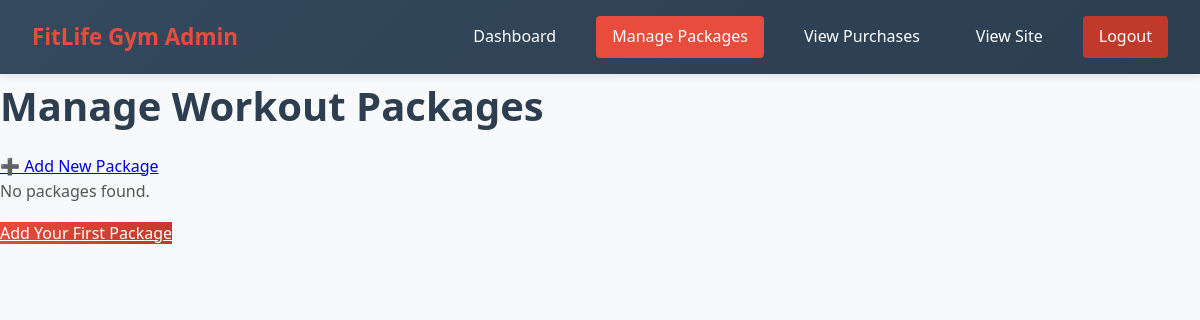
/admin/manage-packages.php (signed in), run on an earlier commit of the app's database.
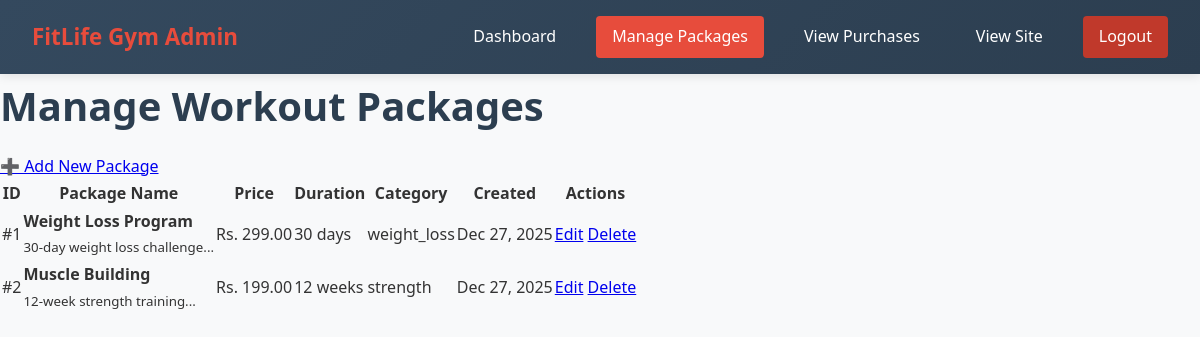
And on a later commit of the database.
### tables this page shows
CREATE TABLE `packages` (
  `id` int(11) NOT NULL,
  `name` varchar(255) NOT NULL,
  `description` text DEFAULT NULL,
  `price` decimal(10,2) NOT NULL,
  `duration` varchar(100) DEFAULT NULL,
  `category` varchar(50) DEFAULT NULL,
  `created_by` int(11) NOT NULL,
  `created_at` timestamp NOT NULL DEFAULT current_timestamp()
);

### admin/manage-packages.php (the view, shortened to what this page needs)
<?php
require_once '../includes/database.php';
$stmt = $pdo->query("SELECT * FROM packages ORDER BY created_at DESC");
$packages = $stmt->fetchAll();
?>
<!DOCTYPE html>
<html>
<head>
    <link rel="stylesheet" href="../css/style.css">
</head>
<body>
    <?php include 'admin-nav.php'; ?>
    <div class="manage-container">
        <div class="page-header">
            <h1>Manage Workout Packages</h1>
            <a href="add-package.php" class="btn-add">➕ Add New Package</a>
        </div>
        <div class="packages-table">
            <?php if (empty($packages)): ?>
                <div class="empty-state">
                    <p>No packages found.</p>
                    <a href="add-package.php" class="btn-primary">Add Your First Package</a>
                </div>
            <?php else: ?>
                <table>
                    <thead>
                        <tr>
                            <th>ID</th>
                            <th>Package Name</th>
                            <th>Price</th>
                            <th>Duration</th>
                            <th>Category</th>
                            <th>Created</th>
                            <th>Actions</th>
                        </tr>
                    </thead>
                    <tbody>
                        <?php foreach ($packages as $package): ?>
                            <tr>
                                <td>#<?php echo $package['id']; ?></td>
                                <td>
                                    <strong><?php echo htmlspecialchars($package['name']); ?></strong><br>
                                    <small><?php echo substr(htmlspecialchars($package['description']), 0, 50); ?>...</small>
                                </td>
                                <td>Rs. <?php echo number_format($package['price'], 2); ?></td>
                                <td><?php echo htmlspecialchars($package['duration']); ?></td>
                                <td>
                                    <span class="category-badge"><?php echo htmlspecialchars($package['category']); ?></span>
                                </td>
                                <td><?php echo date('M d, Y', strtotime($package['created_at'])); ?></td>
                                <td class="action-buttons">
                                    <a href="edit-package.php?id=<?php echo $package['id']; ?>" class="btn-edit">Edit</a>
                                    <a href="?delete=<?php echo $package['id']; ?>"
                                       class="btn-delete"
                                       onclick="return confirm('Are you sure you want to delete this package?')">Delete</a>
                                </td>
                            </tr>
                        <?php endforeach; ?>
                    </tbody>
                </table>
            <?php endif; ?>
        </div>
    </div>
</body>
</html>

What changed in the data, as far as the page shows it:
added packages: id "1", name "Weight Loss Program", description "30-day weight loss challenge", price "299.00", duration "30 days", category "weight_loss", created_at "Dec 27, 2025"
added packages: id "2", name "Muscle Building", description "12-week strength training", price "199.00", duration "12 weeks", category "strength", created_at "Dec 27, 2025"
Also different on the page:
text no longer shown: "No packages found. Add Your First Package"
text now shown: "ID Package Name Price Duration Category Created Actions"
